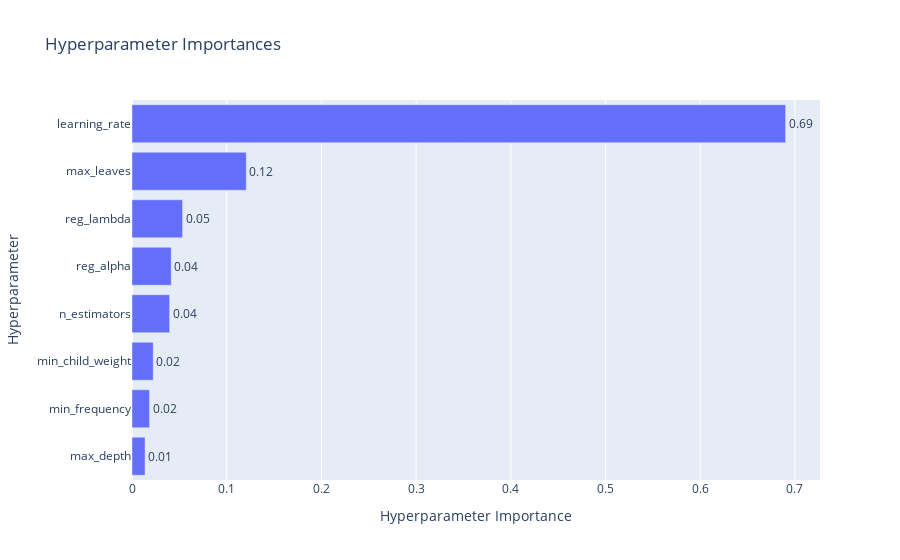

Source (notebook cell):
### Code cell
optuna.visualization.plot_param_importances(study)

### Figure 1 — Plotly figure (JSON) as saved in the notebook; plotly's stock layout.template omitted (floating-point values rounded to 4 significant figures)
{"data": [{"cliponaxis": false, "hovertemplate": ["max_depth (IntDistribution): 0.013779537487350092<extra></extra>", "min_frequency (IntDistribution): 0.01853290031350486<extra></extra>", "min_child_weight (IntDistribution): 0.02238042224964607<extra></extra>", "n_estimators (IntDistribution): 0.03972743227524961<extra></extra>", "reg_alpha (FloatDistribution): 0.04142130610110246<extra></extra>", "reg_lambda (FloatDistribution): 0.05338216313047165<extra></extra>", "max_leaves (IntDistribution): 0.12066895193130771<extra></extra>", "learning_rate (FloatDistribution): 0.6901072865113677<extra></extra>"], "name": "Objective Value", "orientation": "h", "text": ["0.01", "0.02", "0.02", "0.04", "0.04", "0.05", "0.12", "0.69"], "textposition": "outside", "type": "bar", "x": [0.01378, 0.01853, 0.02238, 0.03973, 0.04142, 0.05338, 0.1207, 0.6901], "y": ["max_depth", "min_frequency", "min_child_weight", "n_estimators", "reg_alpha", "reg_lambda", "max_leaves", "learning_rate"]}], "layout": {"title": {"text": "Hyperparameter Importances"}, "xaxis": {"title": {"text": "Hyperparameter Importance"}}, "yaxis": {"title": {"text": "Hyperparameter"}}}}
